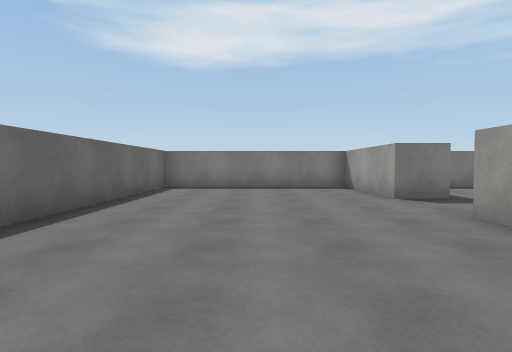
[1] (above)

20 first-person views from a walk through a Unity game level. The camera is 1.2 m above the floor, tilts 2° down and sees 80° across. The floor is counted in squares, 2 m on a side. Each view is taken from the middle of a square. On the plan, view 1 faces up. The plan holds only what a view shows up to about 9 squares ahead; the rest is blank. The player is left out. Surface patterns are stand-ins for the level's own textures.

[2]
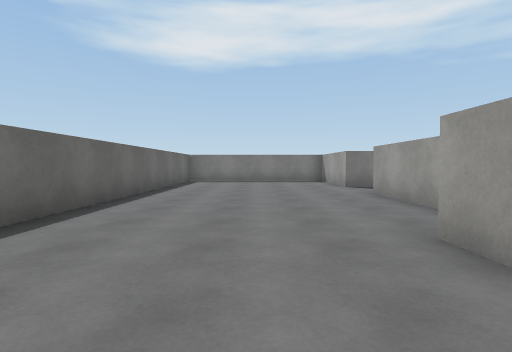

[3]
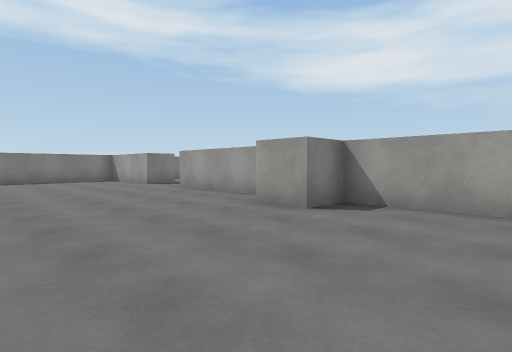

[4]
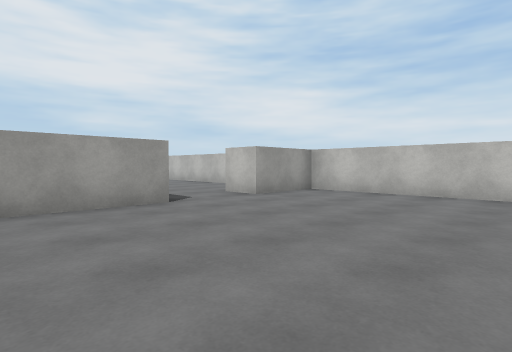

[5]
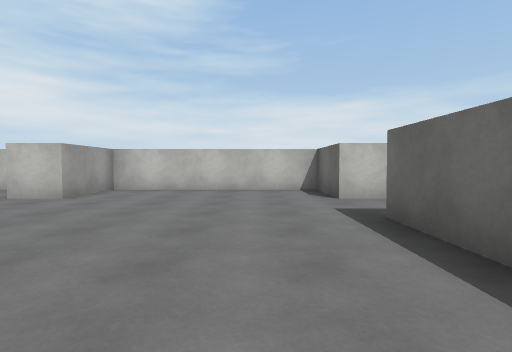

[6]
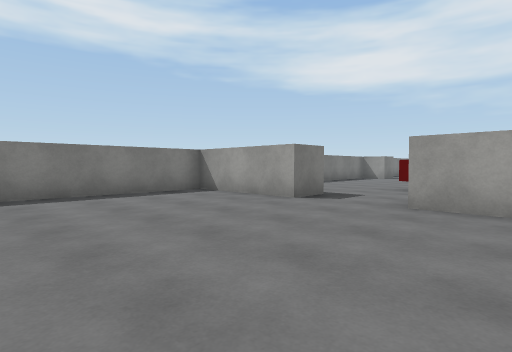

[7]
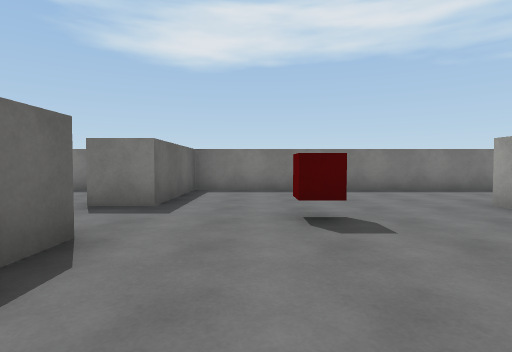

[8]
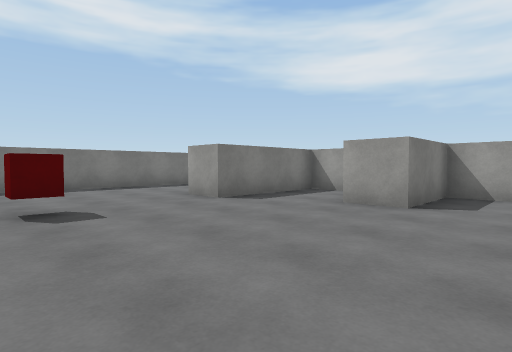

[9]
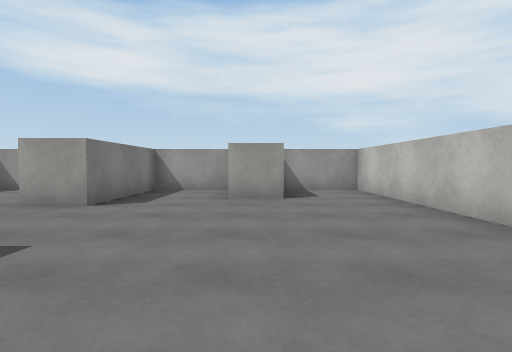

[10]
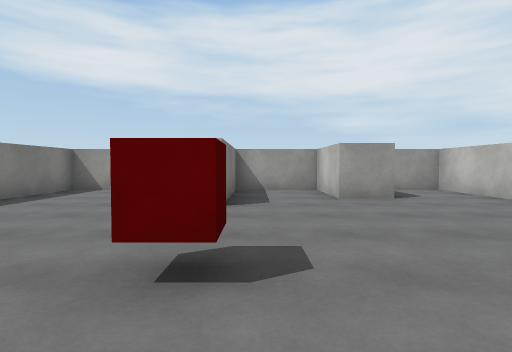

[11]
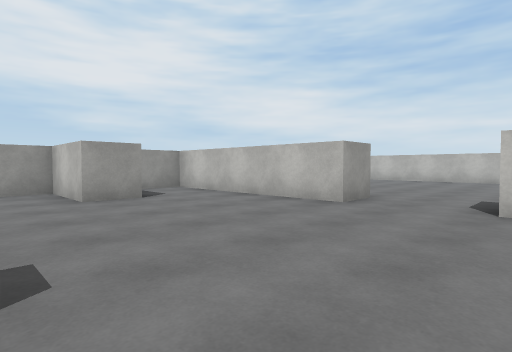

[12]
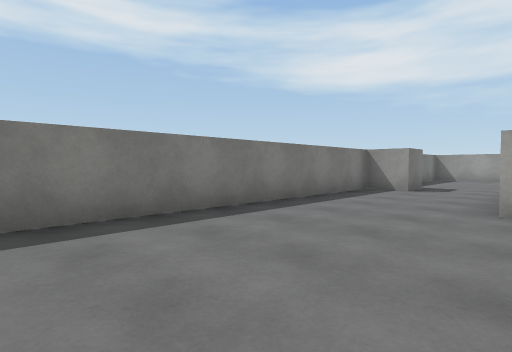

[13]
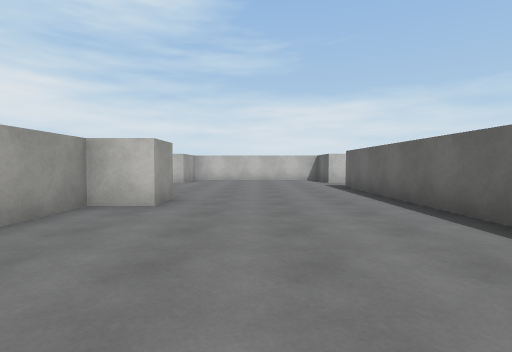

[14]
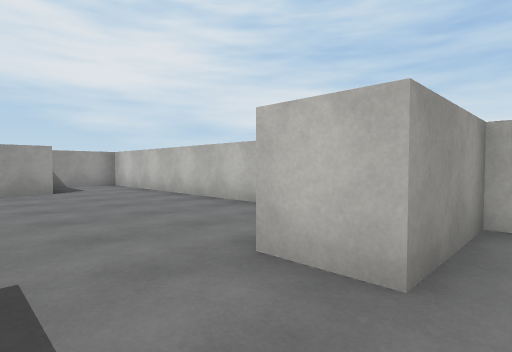

[15]
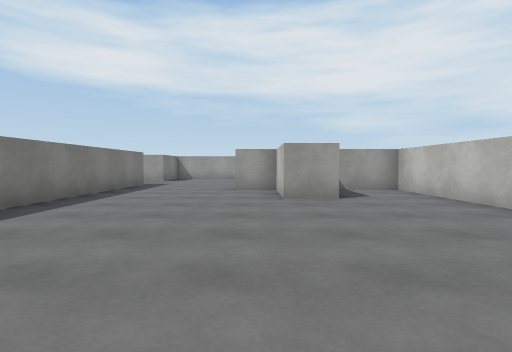

[16]
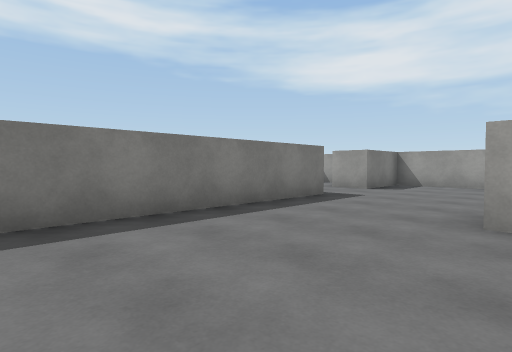

[17]
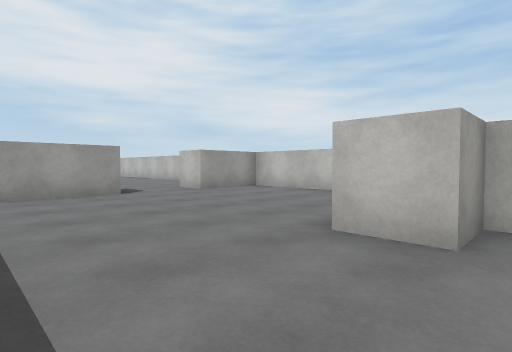

[18]
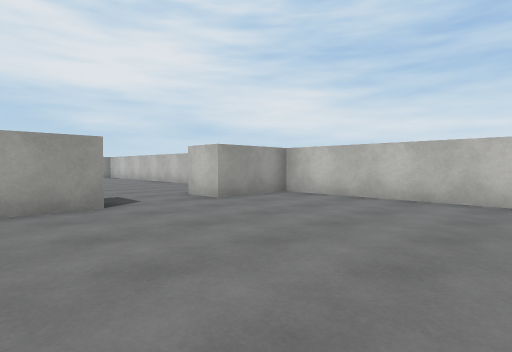

[19]
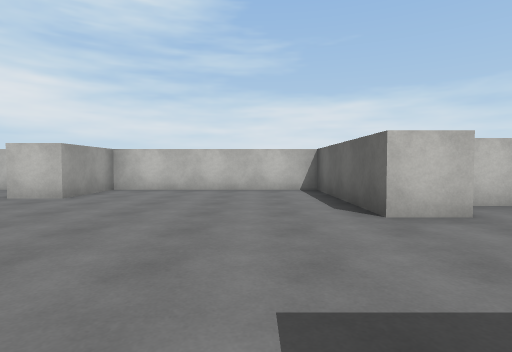

[20]
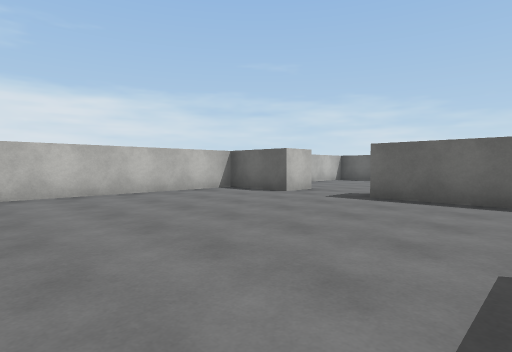

### Floor plan
Points are (right, up) in squares from view 1. A wall is a line through its corners. A room is listed if a view was taken in it or the views show most of it. See-through windows are left out.
Room 1 (views 1, 2, 3, 4, 5, 6, 13, 14)
walls: (2.5, -4.5) (2.5, -1.5) (1.5, -1.5) (1.5, -0.5) (2.5, -0.5) (2.5, 3.5); (3.5, 5.5) (2.5, 5.5) (2.5, 8.5) (-2.5, 8.5) (-2.5, -4.5); (-3.4, -6.5) (-2.5, -6.5) (-2.5, -8.5) (2.5, -8.5) (2.5, -6.5) (3.5, -6.5)
ways out: opening at (3, 4.5) to room 2; opening at (3, -5.5) to room 3; opening at (-3, -5.5)
Room 2 (views 7, 8, 9, 10, 11, 12)
walls: (3.5, 3.5) (3.5, 2.8); (6.5, -0.5) (11.5, -0.5) (11.5, 1.5) (9.5, 1.5) (9.5, 2.5) (11.5, 2.5) (11.5, 4.5) (8.5, 4.5) (8.5, 5.5); (11.5, 7.5) (11.5, 8.5) (3.5, 8.5) (3.5, 5.5)
ways out: opening at (3, 4.5) to room 1; opening at (5.5, -1) to room 3; opening at (10.5, 6.5)
objects: red cube (6, 4)
Room 3 (views 15, 16, 17, 18, 19, 20)
walls: (9.5, -6.6) (9.5, -5.5) (11.5, -5.5) (11.5, -4.5) (12.5, -4.5) (12.5, -8.5) (17.5, -8.5) (17.5, -6.5) (18.5, -6.5); (13.5, -1.5) (8.1, -1.5); (6.5, -1.5) (6.5, -0.5); (17.5, -4.6) (17.5, -1.5) (15.5, -1.5) (15.5, -0.5); (3.5, -6.5) (3.5, -8.5) (11.5, -8.5) (11.5, -6.9); (3.5, -2.4) (3.5, -4.5)
ways out: opening at (3, -5.5) to room 1; opening at (5.5, -1) to room 2; opening at (14.5, -1); opening at (18, -5.5)

Where each view was taken, in squares from view 1:
view 1: 0 up, 0 right, facing up
view 2: 3 down, 0 right, facing up
view 3: 4 down, 2 left, facing up-right
view 4: 2 down, 2 left, facing down-right
view 5: 1 down, 1 left, facing down
view 6: 2 up, 2 left, facing up-right
view 7: 1 up, 5 right, facing up
view 8: 0 up, 5 right, facing up-right
view 9: 2 up, 4 right, facing right
view 10: 4 up, 4 right, facing right
view 11: 4 up, 4 right, facing down-right
view 12: 5 up, 4 right, facing up-right
view 13: 4 up, 0 right, facing down
view 14: 5 down, 2 right, facing down-right
view 15: 5 down, 4 right, facing right
view 16: 5 down, 8 right, facing up-right
view 17: 2 down, 11 right, facing down-right
view 18: 3 down, 13 right, facing down-right
view 19: 1 down, 14 right, facing down
view 20: 2 down, 9 right, facing down-left
